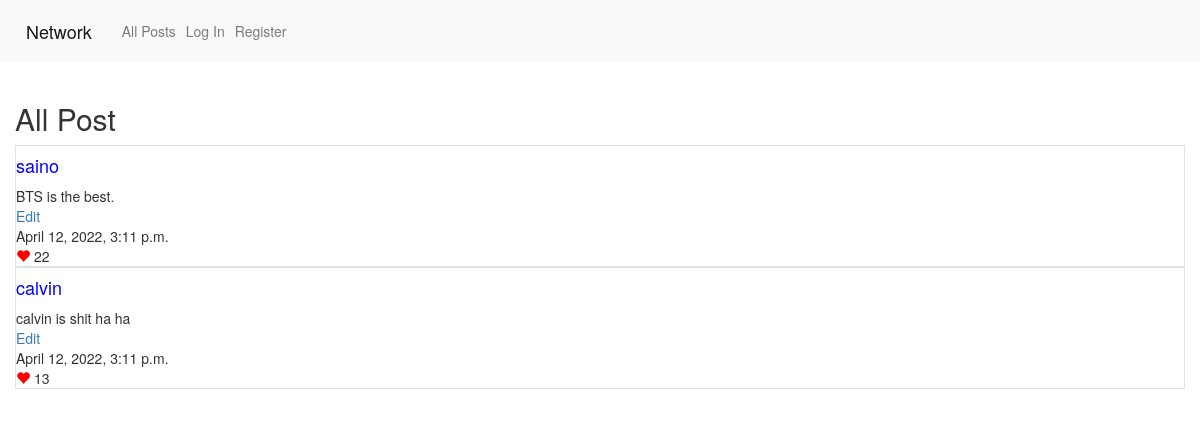
The page /allpost on the database as committed earlier.
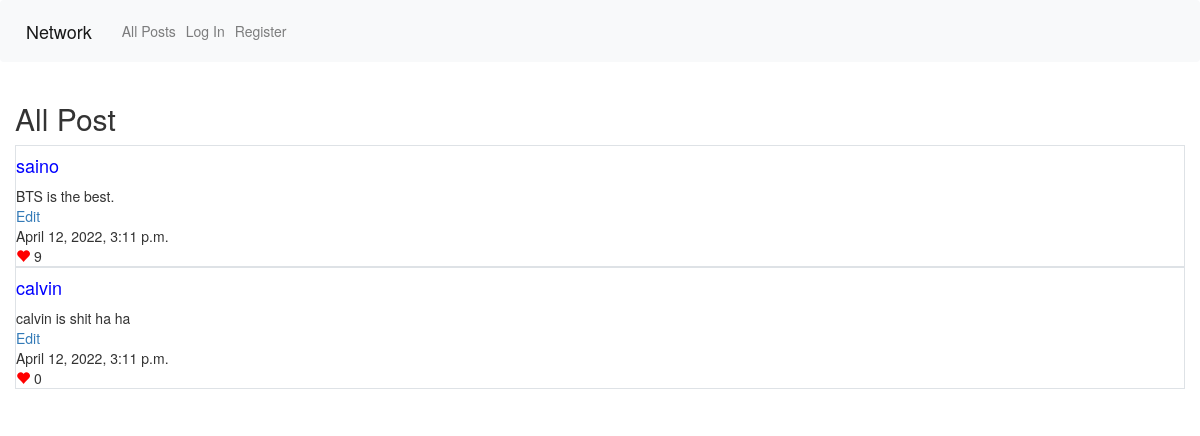
The same page on the database as committed later.
### network/models.py (models this page shows, shortened)
class PostInfo(models.Model):
    spostuser=models.ForeignKey(User,on_delete=models.CASCADE,related_name="postuser")
    spostinfo=models.CharField(max_length=64)
    sposttime=models.DateTimeField(default=datetime.now,blank=True)
    spostlike=models.IntegerField(default=0)

class User(AbstractUser):
    pass

### network/views.py (the view)
# urls.py: path("allpost", views.allpost, name="allpost"),
def allpost(request):
    spostinfo=PostInfo.objects.all()
    return render(request, "network/allpost.html",{
        "postlists":spostinfo
    })

### network/templates/network/allpost.html (shortened to what this page needs)
{% extends "network/layout.html" %}
{% block body %}
<h2>All Post</h2>
<table class="table">
<tbody>
{% for spost in postlists %}
    <div class="border">
        <div><h4 style="color:blue">{{spost.spostuser}}</h4></div>
        <div>{{spost.spostinfo}}</div>
        <div><a href={% url 'index' %}>Edit</a></div>
        <div>{{spost.sposttime}}</div>
        <a href="" onclick="loadcount({{spost.id}})"><span class="glyphicon glyphicon-heart icon-red" value="{{spost.id}}"></span></a>
        <lable id="lbllike">{{spost.spostlike}}</lable>
    </div>
{% endfor %}
</tbody>
{% endblock %}

### network/templates/network/layout.html (shortened to what this page needs)
{% load static %}
<!DOCTYPE html>
<html lang="en">
    <head>
        <link rel="stylesheet" href="https://stackpath.bootstrapcdn.com/bootstrap/4.4.1/css/bootstrap.min.css">
        <link rel="stylesheet" href="https://maxcdn.bootstrapcdn.com/bootstrap/3.4.1/css/bootstrap.min.css">
        <link href="{% static 'network/styles.css' %}" rel="stylesheet">
    </head>
    <body>
        <nav class="navbar navbar-expand-lg navbar-light bg-light">
            <a class="navbar-brand" href="{% url 'index' %}">Network</a>
            <div>
              <ul class="navbar-nav mr-auto">
                <li class="nav-item">
                  <a class="nav-link" href="{% url 'allpost' %}">All Posts</a>
                </li>
                {% if user.is_authenticated %}
                    <li class="nav-item">
                        <a class="nav-link" href="#">Following</a>
                    </li>
                    <li class="nav-item">
                        <a class="nav-link" href="{% url 'logout' %}">Log Out</a>
                    </li>
                {% else %}
                    <li class="nav-item">
                        <a class="nav-link" href="{% url 'login' %}">Log In</a>
                    </li>
                    <li class="nav-item">
                        <a class="nav-link" href="{% url 'register' %}">Register</a>
                    </li>
                {% endif %}
              </ul>
            </div>
          </nav>
        <div class="container-fluid">
            {% block body %}
            {% endblock %}
        </div>
    </body>
</html>

### network/static/network/styles.css (style rules this page uses)
.icon-red { color: red; }

Rows that differ between the two databases and show on the page:
changed PostInfo "BTS is the best.": spostlike "22" → "9"
changed PostInfo "calvin is shit ha ha": spostlike "13" → "0"
